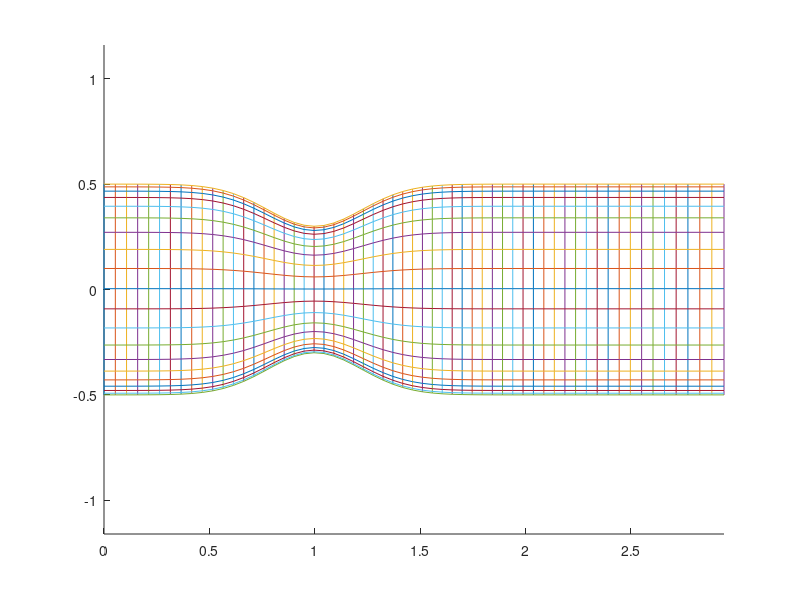

MATLAB code to generate this figure:
function sit5
n1 = 60;
n2 = 20;

X = zeros(n1,n2);
Y = zeros(n1,n2);

x = nlinspace(0,3,n1);
t = nlinspace2(n2);
for i = 1:n1
    X(i,1) = x(i);
    X(i,n2) = x(i);
    
    Y(i,1) = -f(x(i));
    Y(i,n2) = f(x(i));
    
    for j = 2:n2-1
        X(i,j) = X(i,1) + (X(i,n2)-X(i,1))*t(j);
        Y(i,j) = Y(i,1) + (Y(i,n2)-Y(i,1))*t(j);
    end
end

PX = zeros(n1*n2,1);
PY = zeros(n1*n2,1);
Ip = zeros(n1,n2);
k = 1;
for i = 1:n1
    for j = 1:n2
        PX(k) = X(i,j);
        PY(k) = Y(i,j);
        Ip(i,j) = k;
        k = k + 1; 
    end
end

k = 1;
TP = zeros((n1-1)*(n2-1),4);
for i = 1:n1-1
    for j = 1:n2-1
        TP(k,:) = [Ip(i,j),Ip(i+1,j),Ip(i+1,j+1),Ip(i,j+1)];
        k = k + 1; 
    end
end

P = [PX,PY];
Q = TP;

save 'P' P
save 'Q' Q

figure
hold on;
for i = 1:length(X(:,1))
    plot(X(i,:),Y(i,:));
end
for j = 1:length(X(1,:))
    plot(X(:,j),Y(:,j));
end
axis equal;

function y = f(x)
y = 0.5 - 0.2*exp(-(x-1)^2/0.1);

function y = nlinspace(a,b,n)
y = zeros(n,1);
for i = 1:n
    x = (i-1)/(n-1);
    y(i+1) = y(i) + 1-0.9*exp(-(3*x-1.31)^2/100);
end
y = y - min(y);
y = y/(max(y));
y = a + y*(b-a);

function y = nlinspace2(n)
y = zeros(n,1);
for i = 1:n-1
    x = (i-1)/(n-1);
    y(i+1) = y(i) + exp(-(x-0.5)^2/0.1);
end
y = y/(max(y));
